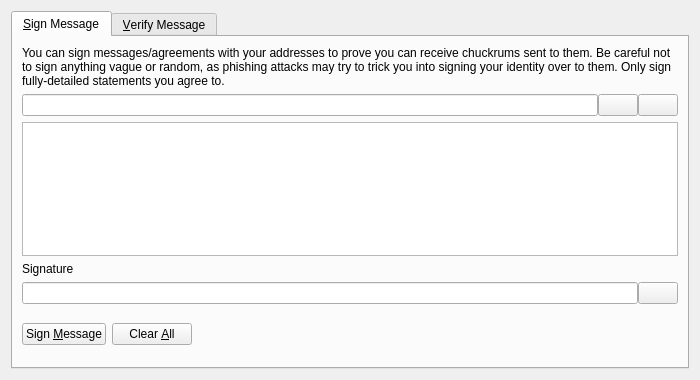
<?xml version="1.0" encoding="UTF-8"?>
<ui version="4.0">
 <class>SignVerifyMessageDialog</class>
 <widget class="QDialog" name="SignVerifyMessageDialog">
  <property name="geometry">
   <rect>
    <x>0</x>
    <y>0</y>
    <width>700</width>
    <height>380</height>
   </rect>
  </property>
  <property name="windowTitle">
   <string>Signatures - Sign / Verify a Message</string>
  </property>
  <property name="modal">
   <bool>true</bool>
  </property>
  <layout class="QVBoxLayout" name="verticalLayout">
   <item>
    <widget class="QTabWidget" name="tabWidget">
     <property name="currentIndex">
      <number>0</number>
     </property>
     <widget class="QWidget" name="tabSignMessage">
      <attribute name="title">
       <string>&amp;Sign Message</string>
      </attribute>
      <layout class="QVBoxLayout" name="verticalLayout_SM">
       <item>
        <widget class="QLabel" name="infoLabel_SM">
         <property name="text">
          <string>You can sign messages/agreements with your addresses to prove you can receive chuckrums sent to them. Be careful not to sign anything vague or random, as phishing attacks may try to trick you into signing your identity over to them. Only sign fully-detailed statements you agree to.</string>
         </property>
         <property name="textFormat">
          <enum>Qt::PlainText</enum>
         </property>
         <property name="wordWrap">
          <bool>true</bool>
         </property>
        </widget>
       </item>
       <item>
        <layout class="QHBoxLayout" name="horizontalLayout_1_SM">
         <property name="spacing">
          <number>0</number>
         </property>
         <item>
          <widget class="QValidatedLineEdit" name="addressIn_SM">
           <property name="toolTip">
            <string>The Chuckrum address to sign the message with</string>
           </property>
          </widget>
         </item>
         <item>
          <widget class="QPushButton" name="addressBookButton_SM">
           <property name="toolTip">
            <string>Choose previously used address</string>
           </property>
           <property name="text">
            <string/>
           </property>
           <property name="icon">
            <iconset resource="../chuckrum.qrc">
             <normaloff>:/icons/address-book</normaloff>:/icons/address-book</iconset>
           </property>
           <property name="shortcut">
            <string>Alt+A</string>
           </property>
           <property name="autoDefault">
            <bool>false</bool>
           </property>
          </widget>
         </item>
         <item>
          <widget class="QPushButton" name="pasteButton_SM">
           <property name="toolTip">
            <string>Paste address from clipboard</string>
           </property>
           <property name="text">
            <string/>
           </property>
           <property name="icon">
            <iconset resource="../chuckrum.qrc">
             <normaloff>:/icons/editpaste</normaloff>:/icons/editpaste</iconset>
           </property>
           <property name="shortcut">
            <string>Alt+P</string>
           </property>
           <property name="autoDefault">
            <bool>false</bool>
           </property>
          </widget>
         </item>
        </layout>
       </item>
       <item>
        <widget class="QPlainTextEdit" name="messageIn_SM">
         <property name="toolTip">
          <string>Enter the message you want to sign here</string>
         </property>
        </widget>
       </item>
       <item>
        <widget class="QLabel" name="signatureLabel_SM">
         <property name="text">
          <string>Signature</string>
         </property>
         <property name="textFormat">
          <enum>Qt::PlainText</enum>
         </property>
        </widget>
       </item>
       <item>
        <layout class="QHBoxLayout" name="horizontalLayout_2_SM">
         <property name="spacing">
          <number>0</number>
         </property>
         <item>
          <widget class="QLineEdit" name="signatureOut_SM">
           <property name="font">
            <font>
             <italic>true</italic>
            </font>
           </property>
           <property name="readOnly">
            <bool>true</bool>
           </property>
          </widget>
         </item>
         <item>
          <widget class="QPushButton" name="copySignatureButton_SM">
           <property name="toolTip">
            <string>Copy the current signature to the system clipboard</string>
           </property>
           <property name="text">
            <string/>
           </property>
           <property name="icon">
            <iconset resource="../chuckrum.qrc">
             <normaloff>:/icons/editcopy</normaloff>:/icons/editcopy</iconset>
           </property>
           <property name="autoDefault">
            <bool>false</bool>
           </property>
          </widget>
         </item>
        </layout>
       </item>
       <item>
        <layout class="QHBoxLayout" name="horizontalLayout_3_SM">
         <item>
          <widget class="QPushButton" name="signMessageButton_SM">
           <property name="toolTip">
            <string>Sign the message to prove you own this Chuckrum address</string>
           </property>
           <property name="text">
            <string>Sign &amp;Message</string>
           </property>
           <property name="icon">
            <iconset resource="../chuckrum.qrc">
             <normaloff>:/icons/edit</normaloff>:/icons/edit</iconset>
           </property>
           <property name="autoDefault">
            <bool>false</bool>
           </property>
          </widget>
         </item>
         <item>
          <widget class="QPushButton" name="clearButton_SM">
           <property name="toolTip">
            <string>Reset all sign message fields</string>
           </property>
           <property name="text">
            <string>Clear &amp;All</string>
           </property>
           <property name="icon">
            <iconset resource="../chuckrum.qrc">
             <normaloff>:/icons/remove</normaloff>:/icons/remove</iconset>
           </property>
           <property name="autoDefault">
            <bool>false</bool>
           </property>
          </widget>
         </item>
         <item>
          <spacer name="horizontalSpacer_1_SM">
           <property name="orientation">
            <enum>Qt::Horizontal</enum>
           </property>
           <property name="sizeHint" stdset="0">
            <size>
             <width>40</width>
             <height>48</height>
            </size>
           </property>
          </spacer>
         </item>
         <item>
          <widget class="QLabel" name="statusLabel_SM">
           <property name="font">
            <font>
             <weight>75</weight>
             <bold>true</bold>
            </font>
           </property>
           <property name="text">
            <string/>
           </property>
           <property name="wordWrap">
            <bool>true</bool>
           </property>
          </widget>
         </item>
         <item>
          <spacer name="horizontalSpacer_2_SM">
           <property name="orientation">
            <enum>Qt::Horizontal</enum>
           </property>
           <property name="sizeHint" stdset="0">
            <size>
             <width>40</width>
             <height>48</height>
            </size>
           </property>
          </spacer>
         </item>
        </layout>
       </item>
      </layout>
     </widget>
     <widget class="QWidget" name="tabVerifyMessage">
      <attribute name="title">
       <string>&amp;Verify Message</string>
      </attribute>
      <layout class="QVBoxLayout" name="verticalLayout_VM">
       <item>
        <widget class="QLabel" name="infoLabel_VM">
         <property name="text">
          <string>Enter the receiver's address, message (ensure you copy line breaks, spaces, tabs, etc. exactly) and signature below to verify the message. Be careful not to read more into the signature than what is in the signed message itself, to avoid being tricked by a man-in-the-middle attack. Note that this only proves the signing party receives with the address, it cannot prove sendership of any transaction!</string>
         </property>
         <property name="textFormat">
          <enum>Qt::PlainText</enum>
         </property>
         <property name="alignment">
          <set>Qt::AlignLeading|Qt::AlignLeft|Qt::AlignTop</set>
         </property>
         <property name="wordWrap">
          <bool>true</bool>
         </property>
        </widget>
       </item>
       <item>
        <layout class="QHBoxLayout" name="horizontalLayout_1_VM">
         <property name="spacing">
          <number>0</number>
         </property>
         <item>
          <widget class="QValidatedLineEdit" name="addressIn_VM">
           <property name="toolTip">
            <string>The Chuckrum address the message was signed with</string>
           </property>
          </widget>
         </item>
         <item>
          <widget class="QPushButton" name="addressBookButton_VM">
           <property name="toolTip">
            <string>Choose previously used address</string>
           </property>
           <property name="text">
            <string/>
           </property>
           <property name="icon">
            <iconset resource="../chuckrum.qrc">
             <normaloff>:/icons/address-book</normaloff>:/icons/address-book</iconset>
           </property>
           <property name="shortcut">
            <string>Alt+A</string>
           </property>
           <property name="autoDefault">
            <bool>false</bool>
           </property>
          </widget>
         </item>
        </layout>
       </item>
       <item>
        <widget class="QPlainTextEdit" name="messageIn_VM"/>
       </item>
       <item>
        <widget class="QValidatedLineEdit" name="signatureIn_VM"/>
       </item>
       <item>
        <layout class="QHBoxLayout" name="horizontalLayout_2_VM">
         <item>
          <widget class="QPushButton" name="verifyMessageButton_VM">
           <property name="toolTip">
            <string>Verify the message to ensure it was signed with the specified Chuckrum address</string>
           </property>
           <property name="text">
            <string>Verify &amp;Message</string>
           </property>
           <property name="icon">
            <iconset resource="../chuckrum.qrc">
             <normaloff>:/icons/transaction_0</normaloff>:/icons/transaction_0</iconset>
           </property>
           <property name="autoDefault">
            <bool>false</bool>
           </property>
          </widget>
         </item>
         <item>
          <widget class="QPushButton" name="clearButton_VM">
           <property name="toolTip">
            <string>Reset all verify message fields</string>
           </property>
           <property name="text">
            <string>Clear &amp;All</string>
           </property>
           <property name="icon">
            <iconset resource="../chuckrum.qrc">
             <normaloff>:/icons/remove</normaloff>:/icons/remove</iconset>
           </property>
           <property name="autoDefault">
            <bool>false</bool>
           </property>
          </widget>
         </item>
         <item>
          <spacer name="horizontalSpacer_1_VM">
           <property name="orientation">
            <enum>Qt::Horizontal</enum>
           </property>
           <property name="sizeHint" stdset="0">
            <size>
             <width>40</width>
             <height>48</height>
            </size>
           </property>
          </spacer>
         </item>
         <item>
          <widget class="QLabel" name="statusLabel_VM">
           <property name="font">
            <font>
             <weight>75</weight>
             <bold>true</bold>
            </font>
           </property>
           <property name="text">
            <string/>
           </property>
           <property name="wordWrap">
            <bool>true</bool>
           </property>
          </widget>
         </item>
         <item>
          <spacer name="horizontalSpacer_2_VM">
           <property name="orientation">
            <enum>Qt::Horizontal</enum>
           </property>
           <property name="sizeHint" stdset="0">
            <size>
             <width>40</width>
             <height>48</height>
            </size>
           </property>
          </spacer>
         </item>
        </layout>
       </item>
      </layout>
     </widget>
    </widget>
   </item>
  </layout>
 </widget>
 <customwidgets>
  <customwidget>
   <class>QValidatedLineEdit</class>
   <extends>QLineEdit</extends>
   <header>qt/qvalidatedlineedit.h</header>
  </customwidget>
 </customwidgets>
 <resources>
  <include location="../chuckrum.qrc"/>
 </resources>
 <connections/>
</ui>
